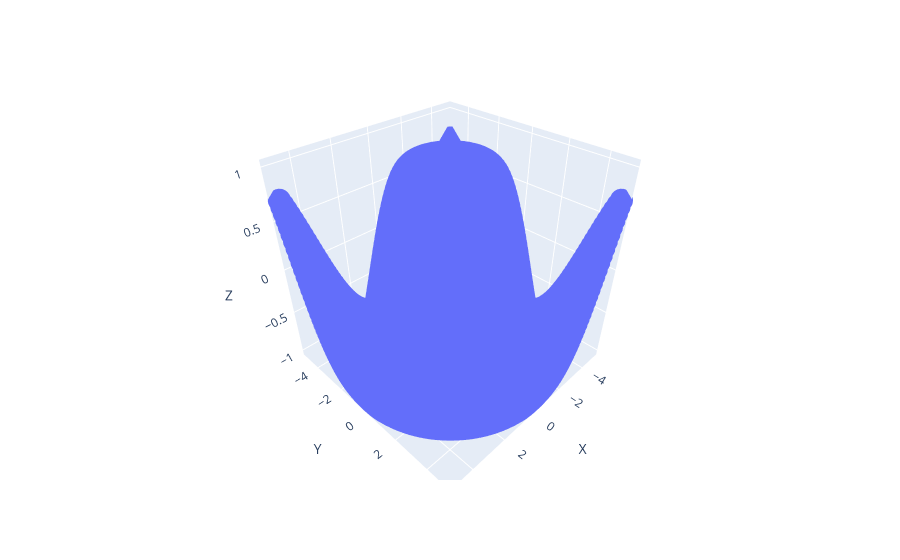

This figure's notebook cell:
### Code cell
'''
4. Using the given x and y data, generate a 3D surface plot to visualize the function 
x = np.linspace(-5, 5, 100)
 y = np.linspace(-5, 5, 100)
 x, y = np.meshgrid(x, y)
 z = np.sin(np.sqrt(x**2 + y**2))
 data = {
 'X': x.flatten(),
 'Y': y.flatten(),
 'Z': z.flatten()
 }
 
 df = pd.DataFrame(data)
'''
x = np.linspace(-5, 5, 100)
y = np.linspace(-5, 5, 100)
x, y = np.meshgrid(x, y)
z = np.sin(np.sqrt(x**2 + y**2))
data = {
'X': x.flatten(),
'Y': y.flatten(),
'Z': z.flatten()
}
df=pd.DataFrame(data)
fig=px.scatter_3d(data_frame=df,x='X',y='Y',z='Z')
fig.show()

df = pd.DataFrame(data)

### Figure 1 — Plotly figure (JSON) as saved in the notebook; plotly's stock layout.template omitted (floating-point values rounded to 4 significant figures; data arrays with more than 128 entries replaced by an {"elided": "..."} marker saying what was removed)
{"data": [{"hovertemplate": "X=%{x}<br>Y=%{y}<br>Z=%{z}<extra></extra>", "legendgroup": "", "marker": {"color": "#636efa", "symbol": "circle"}, "mode": "markers", "name": "", "scene": "scene", "showlegend": false, "type": "scatter3d", "x": {"elided": "10000 float values"}, "y": {"elided": "10000 float values"}, "z": {"elided": "10000 float values"}}], "layout": {"legend": {"tracegroupgap": 0}, "margin": {"t": 60}, "scene": {"domain": {"x": [0, 1], "y": [0, 1]}, "xaxis": {"title": {"text": "X"}}, "yaxis": {"title": {"text": "Y"}}, "zaxis": {"title": {"text": "Z"}}}}}
